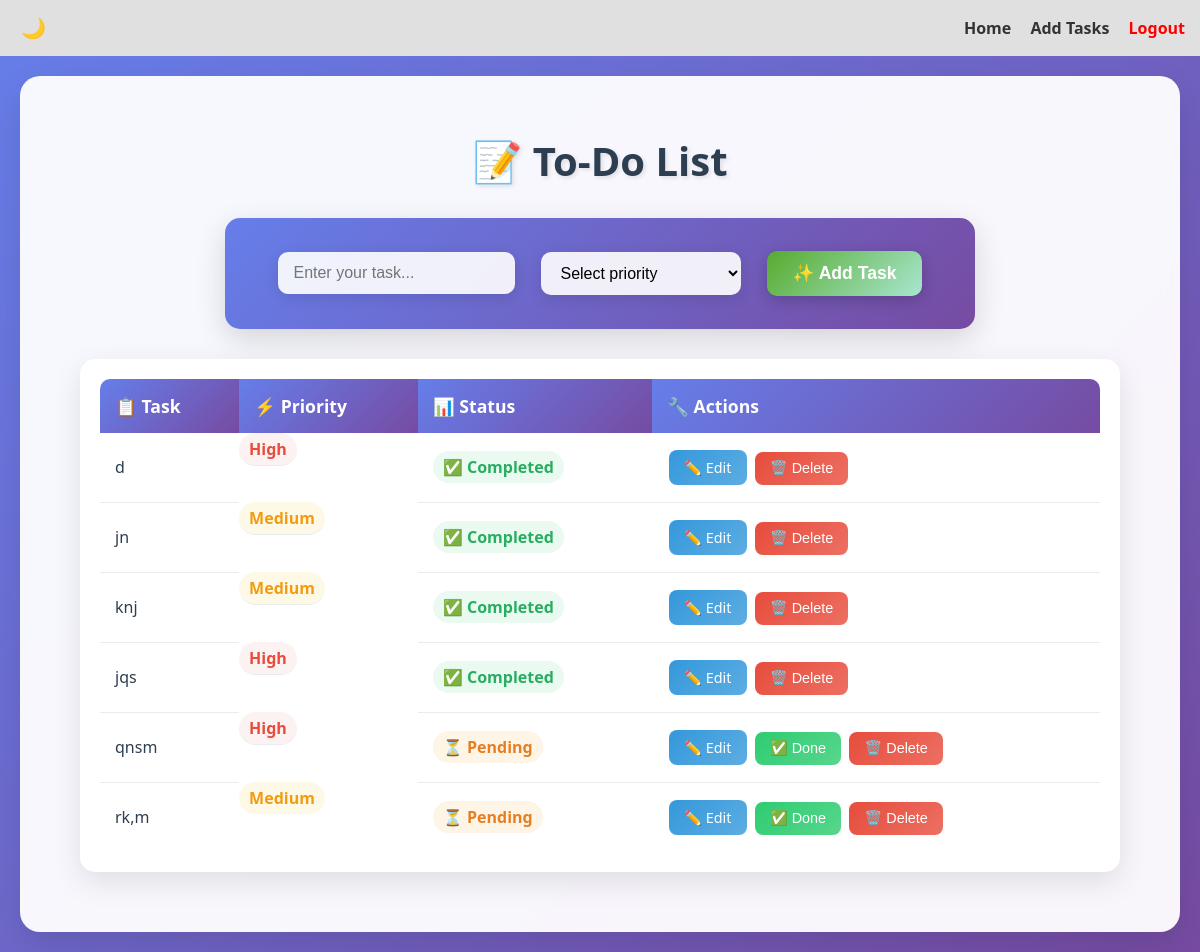
The page /todo/ (signed in) on the database as committed earlier.
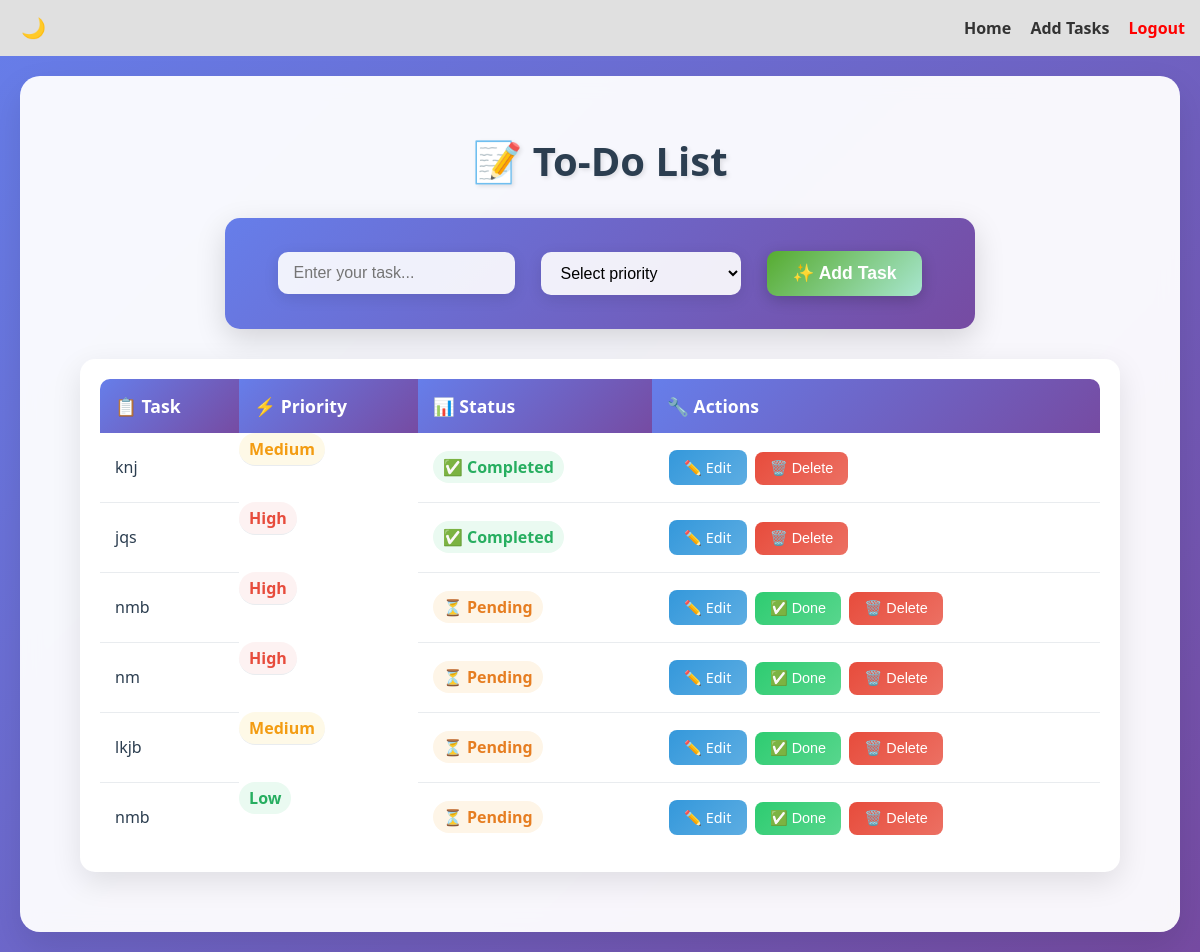
The same page on the database as committed later.
### app/models.py (models this page shows, shortened)
class Todo(models.Model):
    PRIORITY_CHOICES = [
        ('High', 'High'),
        ('Medium', 'Medium'),
        ('Low', 'Low'),
    ]
    user = models.ForeignKey(User, on_delete=models.CASCADE)
    task = models.CharField(max_length=200)
    priority = models.CharField(max_length=10, choices=PRIORITY_CHOICES)
    status = models.CharField(max_length=20, default="Pending")
    is_completed = models.BooleanField(default=False)
    due_date = models.DateField(null=True, blank=True)

### app/views.py (the view, shortened to what this page needs)
# urls.py: path('todo/', todo_view, name='todo'),
@login_required
def todo_view(request):
    todos = Todo.objects.filter(user=request.user)
    return render(request, "todoapp.html", {"todos": todos})

### app/templates/todoapp.html (shortened to what this page needs)
{% load static %}
<!DOCTYPE html>
<html lang="en">
<head>
</head>
<body>
  {% include "navbar.html" %}
  <div class="todo-container">
    <h1 class="todo-title">📝 To-Do List</h1>
    <form id="task-form" method="POST" action="{% url 'todo' %}">
      <div class="form-row">
        <input type="text" name="task" placeholder="Enter your task..." required>
        <select name="priority" required>
          <option value="">Select priority</option>
        </select>
        <button class="bu" type="submit">✨ Add Task</button>
      </div>
    </form>
    <div class="table-container">
      <table id="tasks">
        <thead>
          <tr>
            <th>📋 Task</th>
            <th>⚡ Priority</th>
            <th>📊 Status</th>
            <th>🔧 Actions</th>
          </tr>
        </thead>
        <tbody>
          {% for todo in todos %}
            <tr data-due-date="{{ todo.due_date }}">
              <td class="task-cell">{{ todo.task }}</td>
              <td class="priority-{{ todo.priority|lower }}">{{ todo.priority }}</td>
              <td>
                {% if todo.status == 'Completed' %}
                  <span class="status-completed">✅ {{ todo.status }}</span>
                {% else %}
                  <span class="status-pending">⏳ {{ todo.status }}</span>
                {% endif %}
              </td>
              <td class="actions-cell">
                <a href="{% url 'edit_task' todo.id %}" class="btn btn-edit">✏️ Edit</a>
                {% if todo.status != 'Completed' %}
                  <form method="post" action="{% url 'mark_done' todo.id %}" style="display:inline;">
                    <button type="submit" class="btn btn-done">✅ Done</button>
                  </form>
                {% endif %}
                <form method="post" action="{% url 'delete_task' todo.id %}" style="display:inline;">
                  <button type="submit" class="btn btn-delete">🗑️ Delete</button>
                </form>
              </td>
            </tr>
          {% empty %}
            <tr><td colspan="4" class="no-tasks">📝 No tasks yet. Add your first task above!</td></tr>
          {% endfor %}
        </tbody>
      </table>
    </div>
  </div>
</body>
</html>

### app/templates/navbar.html (shortened to what this page needs)
<nav style="display: flex; justify-content: space-between; align-items: center; padding: 15px; background-color: #e0e0e0; margin-bottom: 20px;">
  <div>
    <button id="dark-mode-toggle" style="background: none; border: none; font-size: 20px; cursor: pointer;">🌙</button>
  </div>
  <div class="nav-links">
    <a href="{% url 'home' %}" style="margin-right: 15px; font-weight: 600; text-decoration: none; color: #333;">Home</a>
    <a href="{% url 'todo' %}" style="margin-right: 15px; font-weight: 600; text-decoration: none; color: #333;">Add Tasks</a>
    <a href="{% url 'logout' %}" style="color: red; font-weight: 700; text-decoration: none;">Logout</a>
  </div>
</nav>

### app/templates/todoapp.html (style rules this page uses)
body { font-family: 'Segoe UI', Tahoma, Geneva, Verdana, sans-serif; margin: 0; padding: 0; background: linear-gradient(135deg, #667eea 0%, #764ba2 100%); min-height: 100vh; }
.todo-container { background: rgba(255, 255, 255, 0.95); border-radius: 20px; padding: 30px; margin: 20px; box-shadow: 0 15px 35px rgba(0, 0, 0, 0.1); backdrop-filter: blur(10px); }
.todo-title { text-align: center; color: #2c3e50; font-weight: 700; margin-bottom: 30px; font-size: 2.5rem; text-shadow: 2px 2px 4px rgba(0,0,0,0.1); }
#task-form { background: linear-gradient(135deg, #667eea 0%, #764ba2 100%); padding: 25px; border-radius: 15px; max-width: 700px; margin: 30px auto; box-shadow: 0 10px 30px rgba(0,0,0,0.15); border: none; }
#task-form input, #task-form select { padding: 12px 15px; margin: 8px; border: none; border-radius: 10px; font-size: 1rem; background: rgba(255, 255, 255, 0.9); box-shadow: 0 4px 15px rgba(0,0,0,0.1); transition: all 0.3s ease; min-width: 200px; }
.bu { background: linear-gradient(135deg, #56ab2f 0%, #a8e6cf 100%); color: white; border: none; padding: 12px 25px; border-radius: 10px; font-size: 1.1rem; font-weight: 600; cursor: pointer; transition: all 0.3s ease; box-shadow: 0 4px 15px rgba(0,0,0,0.2); margin: 8px; }
.table-container { background: white; border-radius: 15px; padding: 20px; margin: 30px auto; max-width: 1000px; box-shadow: 0 10px 30px rgba(0,0,0,0.1); overflow: hidden; }
table { width: 100%; border-collapse: collapse; background-color: transparent; }
th { background: linear-gradient(135deg, #667eea 0%, #764ba2 100%); color: white; padding: 15px; text-align: left; font-weight: 600; font-size: 1.1rem; border: none; }
th:first-child { border-top-left-radius: 10px; }
th:last-child { border-top-right-radius: 10px; }
td { padding: 15px; border-bottom: 1px solid #e9ecef; vertical-align: middle; transition: background-color 0.2s ease; }
tr:last-child td { border-bottom: none; }
.priority-high { color: #e74c3c; font-weight: bold; background: #fdf2f2; padding: 5px 10px; border-radius: 20px; display: inline-block; }
.priority-medium { color: #f39c12; font-weight: bold; background: #fef9e7; padding: 5px 10px; border-radius: 20px; display: inline-block; }
.priority-low { color: #27ae60; font-weight: bold; background: #eafaf1; padding: 5px 10px; border-radius: 20px; display: inline-block; }
.btn { padding: 8px 15px; margin: 2px; border: none; border-radius: 8px; cursor: pointer; font-weight: 500; transition: all 0.3s ease; text-decoration: none; display: inline-block; font-size: 0.9rem; }
.btn-edit { background: linear-gradient(135deg, #3498db, #5dade2); color: white; }
.btn-delete { background: linear-gradient(135deg, #e74c3c, #ec7063); color: white; }
.btn-done { background: linear-gradient(135deg, #2ecc71, #58d68d); color: white; }
.status-completed { color: #27ae60; font-weight: 600; background: #eafaf1; padding: 5px 10px; border-radius: 20px; display: inline-block; }
.status-pending { color: #e67e22; font-weight: 600; background: #fef5e7; padding: 5px 10px; border-radius: 20px; display: inline-block; }
.task-cell { font-weight: 500; color: #2c3e50; }
.actions-cell { white-space: nowrap; }
.form-row { display: flex; flex-wrap: wrap; align-items: center; justify-content: center; gap: 10px; }
tr { animation: slideIn 0.3s ease-out; }

Rows that differ between the two databases and show on the page:
removed Todo: task "d", priority "High", status "Completed"
removed Todo: task "jn", priority "Medium", status "Completed"
removed Todo: task "rk,m", priority "Medium", status "Pending", shows "✅ Done"
changed Todo (number 3 of 6 on the later page): task "qnsm" → "nmb"
added Todo: task "nm", priority "High", status "Pending", shows "✅ Done"
added Todo: task "lkjb", priority "Medium", status "Pending", shows "✅ Done"
added Todo: task "nmb", priority "Low", status "Pending", shows "✅ Done"
